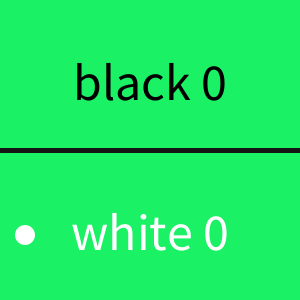
Frame 1 (no input)
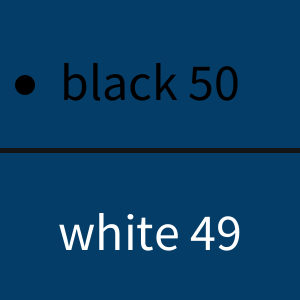
Frame 2 (the mouse pressed at the canvas centre, redrawn once)

The Processing sketch that drew these frames (run headless with seeded random() and noise(); the mouse was pressed at the canvas centre and the sketch redrawn once):

// Processing sketch: p01_neuralnetwork_color_predictor
// ── p01_neuralnetwork_color_predictor.pde
Float mLearningRate = 0.01f;

Float sigmoid(Float x){
  return 2.f / (1.f + exp(-2.f * x)) - 1.f;
}

class Neuron{
  ArrayList<Neuron> mInputs = new ArrayList<Neuron>();
  ArrayList<Float> mWeights = new ArrayList<Float>();
  Float mOutput;
  Float mError = 0.f;
  
  Neuron(){};
  Neuron(ArrayList<Neuron> previousLayer){
    for (int i = 0; i < previousLayer.size() ; i++){
      mInputs.add(previousLayer.get(i));
      mWeights.add(random(-1.f,1.f));
    }
  }
  
  void setError(Float desired) {
    mError = desired - mOutput;
  }
  
  Float output(){
    return mOutput;
  }
  
  void setOutput(Float value){
    mOutput = value;
  }
  
  void respond(){
    Float sumInput = 0.f;
    for (int i = 0; i < mInputs.size() ; i++){
      sumInput += mInputs.get(i).output() * mWeights.get(i);
    }
    mOutput = sigmoid(sumInput);
    
  }
  
  void train(){
    
    float delta = (1.f - mOutput) * (1.f + mOutput) * mError * mLearningRate;
    for (int i = 0; i < mInputs.size(); i++){
      mInputs.get(i).mError += mWeights.get(i) * mError;
      Float w = mWeights.get(i) + mInputs.get(i).mOutput * delta;
      // print(mWeights.get(i) + " > " + w + "\n");
      mWeights.set(i, w);
    }
  }
  
}

class NeuralNetwork{
  int mInputs;
  int mOutputs;
  int mTotalHiddenNeurons;
  ArrayList<Neuron> mInputLayer = new ArrayList<Neuron>();
  ArrayList<Neuron> mOutputLayer = new ArrayList<Neuron>();
  ArrayList<Neuron> mHiddenLayer = new ArrayList<Neuron>();
  
  NeuralNetwork(int inputs, int totalHiddenNeurons, int outputs){
    mInputs = inputs;
    mOutputs = outputs;
    mTotalHiddenNeurons = totalHiddenNeurons;
    
    for(int i = 0; i < mInputs; i++){
      Neuron n = new Neuron();
      mInputLayer.add(n);
    }
    
    for(int i = 0; i < mTotalHiddenNeurons; i++){
      Neuron n = new Neuron(mInputLayer);
      mHiddenLayer.add(n);
    }
    
    for(int i = 0; i < mOutputs; i++){
      Neuron n = new Neuron(mHiddenLayer);
      mOutputLayer.add(n);
    }
  }
  
  void respond(ArrayList<Float> data){
    for(int i = 0; i < mInputs; i++){
      Neuron n = mInputLayer.get(i);
      Float v = data.get(i);
      n.setOutput(v);
    }
    
    for(int i = 0; i < mTotalHiddenNeurons; i++){
      mHiddenLayer.get(i).respond();
    }
    
    for(int i = 0; i < mOutputs; i++){
      mOutputLayer.get(i).respond();
    }
  }
  
  ArrayList<Neuron> outputLayer(){
    return mOutputLayer;
  }
  
  void train(ArrayList<Float> targets){
    ArrayList<Float> error = new ArrayList<Float>();
    for(int i = 0; i < mOutputs; i++){
      mOutputLayer.get(i).setError(targets.get(i));
      mOutputLayer.get(i).train();
      error.add(targets.get(i) - mOutputLayer.get(i).output());
    }
    
    for (int j = 0; j < mTotalHiddenNeurons; j++){
      mHiddenLayer.get(j).train();
    }
  }
}

void pickColor(){
  mR = (int)(random(0, 1) * 255.f);
  mG = (int)(random(0, 1) * 255.f);
  mB = (int)(random(0, 1) * 255.f);
};

Integer mR = 0;
Integer mG = 0;
Integer mB = 0;
Integer mBrainWhitePercentage = 0;
Integer mBrainBlackPercentage = 0;
String mPrediction = "white";
NeuralNetwork mNetwork;

void respondColor(){
  ArrayList<Float> d = new ArrayList<Float>() {{
    add((float)mR / 255.0);
    add((float)mG / 255.0);
    add((float)mB / 255.0);
  }};
  mNetwork.respond(d);
  Neuron blackOutput = mNetwork.outputLayer().get(0);
  Neuron whiteOutput = mNetwork.outputLayer().get(1);
  
  Float b = (blackOutput.output() + 1.f);
  Float w = (whiteOutput.output() + 1.f);
  mBrainBlackPercentage = (int)((b / (b + w)) * 100.f);
  mBrainWhitePercentage = (int)((w / (b + w)) * 100.f);
  
  if (blackOutput.output() > whiteOutput.output()){
    mPrediction = "black";
  }else {
    mPrediction = "white";
  }
  
}

void setup(){
  size(300, 300);
  mNetwork = new NeuralNetwork(3, 3, 2);
  ArrayList<Float> d = new ArrayList<Float>() {{
    add(1.f);
    add(1.f);
    add(1.f);
  }};
  mNetwork.respond(d);
  Float a = mNetwork.mOutputLayer.get(0).mOutput;
  pickColor();
  noLoop();
}

void mousePressed(){
  ArrayList<Float> targets = new ArrayList<Float>();
  
  ArrayList<Float> inputs = new ArrayList<Float>() {{
    add((float)mR / 255.0);
    add((float)mG / 255.0);
    add((float)mB / 255.0);
  }};
  
  if (mouseY > height / 2){
    targets.add(0.f);
    targets.add(1.f);
    
  }else{
    targets.add(1.f);
    targets.add(0.f);
  }
  
  
  mNetwork.train(targets);
  
  pickColor();
  respondColor();
  redraw();
}

void keyPressed(){
  ArrayList<Float> targets = new ArrayList<Float>();
  targets.add(1.f);
  targets.add(0.f);
  mNetwork.train(targets);
  Float r = mNetwork.mInputLayer.get(0).output();
  Float g = mNetwork.mInputLayer.get(1).output();
  Float b = mNetwork.mInputLayer.get(2).output();
  mR = (int)(r * 255.f);
  mG = (int)(g * 255.f);
  mB = (int)(b * 255.f);
  redraw();
}

void draw(){
  background(mR, mG, mB);
  
  stroke(20);
  strokeWeight(5);
  line(0, height/2, width, height/2);
  
  textSize(52);
  noStroke();
  fill(0);
  textAlign(CENTER);
  text("black " + mBrainBlackPercentage, 150, 100);
  fill(255);
  text("white " + mBrainWhitePercentage, 150, 250);
  if (mPrediction == "white"){
    noStroke();
    fill(255);
    ellipse(25, 235, 20, 20);
  }
  if (mPrediction == "black"){
    noStroke();
    fill(0);
    ellipse(25, 85, 20, 20);
  }
}
